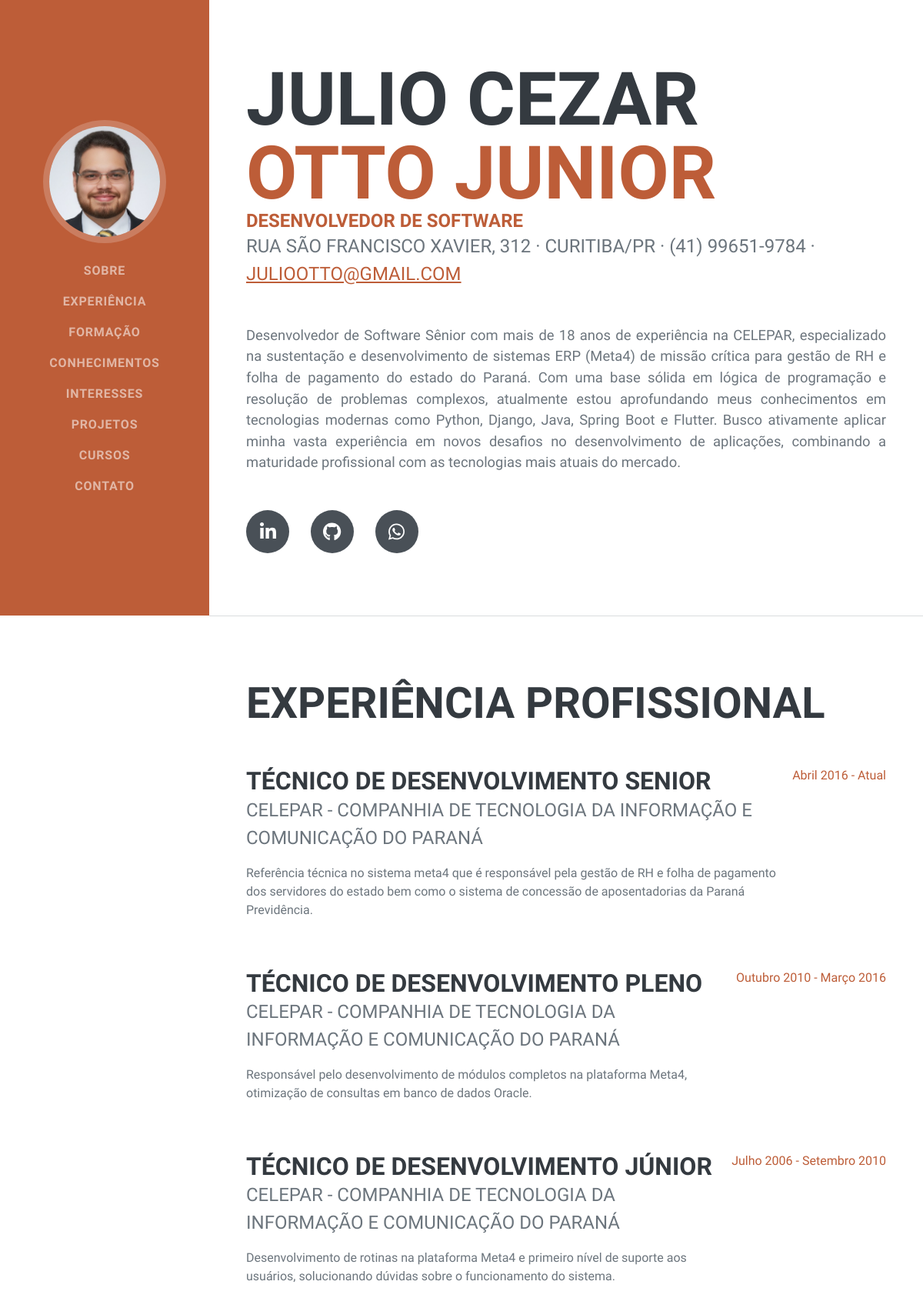
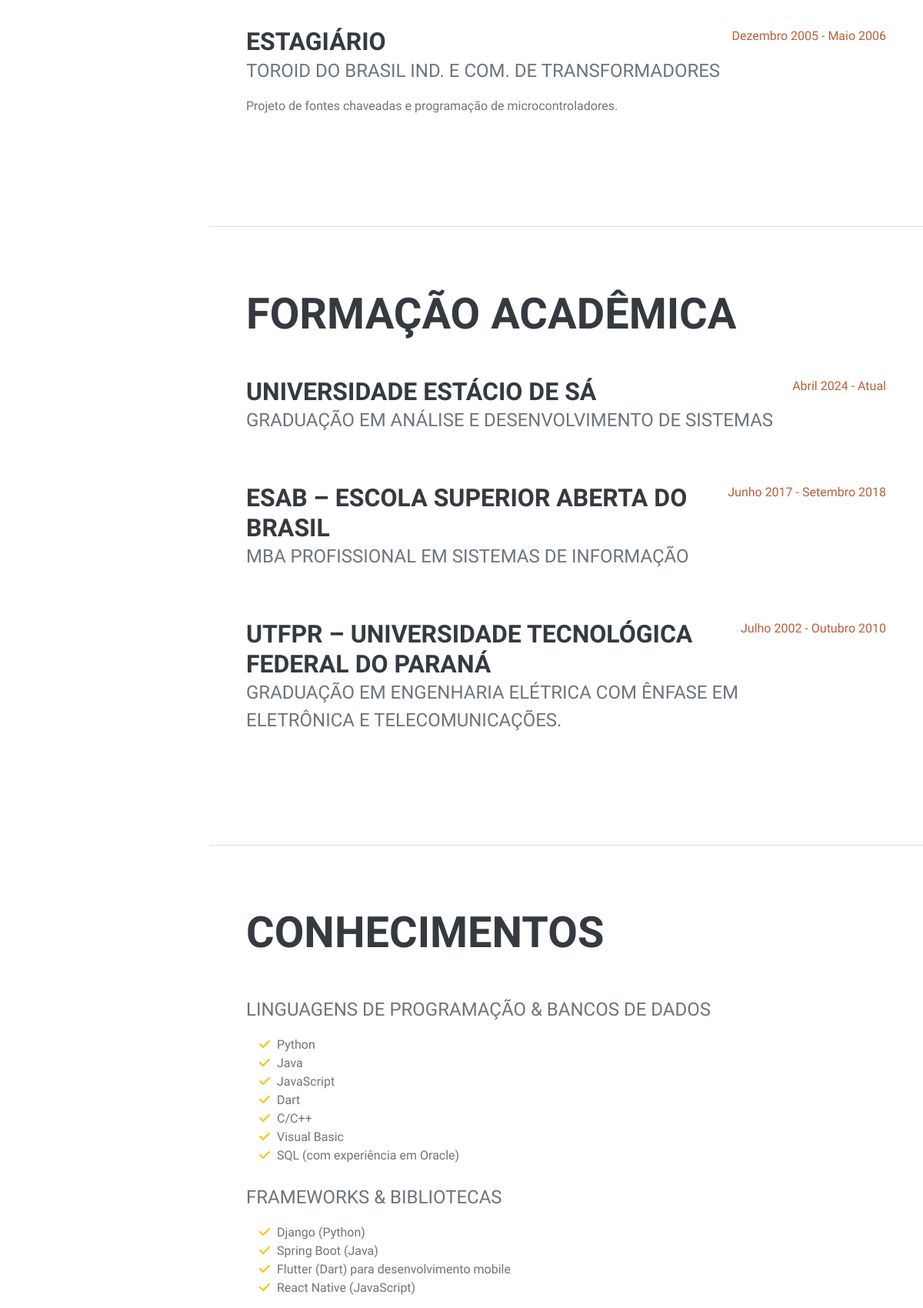
The page / (upper part) on the database its author committed (2 pictures, top to bottom).
### curriculo/models.py (models this page shows, shortened)
class ExperienciaProficional(models.Model):
    empresa = models.CharField(max_length=100,null=False,blank=False)
    cargo = models.CharField(max_length=100,null=False,blank=False)
    descricao = models.TextField(null=False, blank=False)
    inicio = models.DateField(blank=False)
    fim = models.DateField(blank=True,null=True)

class Escolaridade(models.Model):
    instituicao_ensino = models.CharField(max_length=100,null=False,blank=False)
    curso = models.CharField(max_length=100,null=False,blank=False)
    inicio = models.DateField(blank=False)
    fim = models.DateField(blank=True,null=True)

### curriculo/views.py (the view)
# urls.py: path('',index,name='index'),
def index(request):
    if request.method == 'POST':
        form = ContatoForm(request.POST)
        if form.is_valid():
            form.save()
            try:
                nome = form.cleaned_data['nome']
                email_remetente = form.cleaned_data['email']
                telefone = form.cleaned_data['telefone']
                mensagem = form.cleaned_data['mensagem']
                subject = f'Nova mensagem de {nome}'
                message_body = f"""
                Você recebeu uma nova mensagem de contato através do seu site.

                Nome: {nome}
                Email: {email_remetente}
                Telefone: {telefone}

                Mensagem:
                {mensagem}
                """
                from_email = settings.EMAIL_HOST_USER
                recipient_list = [settings.EMAIL_DESTINATION,]
                print("--- TENTANDO ENVIAR E-MAIL ---")
                print(f"Assunto: {subject}")
                print(f"De: {from_email}")
                print(f"Para: {recipient_list}")
                send_mail(subject, message_body, from_email, recipient_list)
                print("--- FUNÇÃO SEND_MAIL EXECUTADA SEM ERRO ---")
                messages.success(request, 'Mensagem enviada com sucesso!')
            except Exception as e:
                messages.error(request, 'Ocorreu um erro ao enviar a mensagem. Tente novamente mais tarde.')
                print(e) # Para depuração no console
            return redirect(reverse('index') + '#contato')
    else:
        form = ContatoForm()
    context = {
        'cursos': Cursos.objects.all().order_by('-fim'),
        'experiencia': ExperienciaProficional.objects.all().order_by('-inicio'),
        'escolaridade': Escolaridade.objects.all().order_by('-inicio'),
        'interesses': Interesses.objects.all().order_by('-id'),
        'form': form, # Passa o form vazio (no GET) ou o form com erros (no POST inválido)
    }
    return render(request, 'index.html', context)

### templates/index.html (shortened to what this page needs)
{% load static %}
<!DOCTYPE html>
<html lang="pt-br">
    <head>
        <link href="{% static 'css/styles.css' %}" rel="stylesheet" />
    </head>
    <body id="page-top">
    {% include '_menu.html' %}
        <div class="container-fluid p-0">
            {% include '_sobre.html' %}
            {% include '_experiencia.html' %}
            {% include '_escolaridade.html' %}
            {% include '_conhecimentos.html' %}
        </div>
    </body>
</html>

### templates/_experiencia.html
<hr class="m-0" />
            <section class="resume-section" id="experience">
                <div class="resume-section-content">
                    <h2 class="mb-5">Experiência Profissional</h2>
                    {% if experiencia %}
                    {% for exp in experiencia %}
                        <div class="d-flex flex-column flex-md-row justify-content-between mb-5">
                            <div class="flex-grow-1">
                                <h3 class="mb-0">{{exp.cargo}}</h3>
                                <div class="subheading mb-3">{{exp.empresa}}</div>
                                <p>{{exp.descricao}}</p>
                            </div>
                            <div class="flex-shrink-0"><span class="text-primary">{{exp.inicio|date:"F Y"}} -
                                {% if exp.fim %}
                                    {{exp.fim|date:"F Y"}}
                                {% else %}
                                Atual
                                {% endif %}
                                </span></div>
                        </div>
                    {% endfor %}
                    {% endif %}
                </div>
            </section>

### templates/_escolaridade.html
<hr class="m-0" />
<section class="resume-section" id="education">
    <div class="resume-section-content">
        <h2 class="mb-5">Formação Acadêmica</h2>
        {% if escolaridade %}
        {% for formacao in escolaridade %}
        <div class="d-flex flex-column flex-md-row justify-content-between mb-5">
            <div class="flex-grow-1">
                <h3 class="mb-0">{{formacao.instituicao_ensino}}</h3>
                <div class="subheading mb-3">{{formacao.curso}}</div>
            </div>
            <div class="flex-shrink-0">
                <span class="text-primary">{{formacao.inicio|date:"F Y"}} -
                    {% if formacao.fim %}
                        {{formacao.fim|date:"F Y"}}
                    {% else %}
                        Atual
                    {% endif %}
                </span>
            </div>
        </div>
        {% endfor %}
        {% endif %}
    </div>
</section>

### rows shown on the page
ExperienciaProficional: cargo "TÉCNICO DE DESENVOLVIMENTO SENIOR", empresa "CELEPAR - COMPANHIA DE TECNOLOGIA DA INFORMAÇÃO E COMUNICAÇÃO DO PARANÁ", descricao "Referência técnica no sistema meta4 que é responsável pela gestão de RH e folha de pagamento dos servidores do estado bem como o sistema de concessão de aposentadorias da Paraná Previdência.", inicio "Abril 2016", shows "Atual"
ExperienciaProficional: cargo "TÉCNICO DE DESENVOLVIMENTO PLENO", empresa "CELEPAR - COMPANHIA DE TECNOLOGIA DA INFORMAÇÃO E COMUNICAÇÃO DO PARANÁ", descricao "Responsável pelo desenvolvimento de módulos completos na plataforma Meta4, otimização de consultas em banco de dados Oracle.", inicio "Outubro 2010", fim "Março 2016"
ExperienciaProficional: cargo "TÉCNICO DE DESENVOLVIMENTO JÚNIOR", empresa "CELEPAR - COMPANHIA DE TECNOLOGIA DA INFORMAÇÃO E COMUNICAÇÃO DO PARANÁ", descricao "Desenvolvimento de rotinas na plataforma Meta4 e primeiro nível de suporte aos usuários, solucionando dúvidas sobre o funcionamento do sistema.", inicio "Julho 2006", fim "Setembro 2010"
ExperienciaProficional: cargo "ESTAGIÁRIO", empresa "TOROID DO BRASIL IND. E COM. DE TRANSFORMADORES", descricao "Projeto de fontes chaveadas e programação de microcontroladores.", inicio "Dezembro 2005", fim "Maio 2006"
Escolaridade: instituicao_ensino "UNIVERSIDADE ESTÁCIO DE SÁ", curso "GRADUAÇÃO EM ANÁLISE E DESENVOLVIMENTO DE SISTEMAS", inicio "Abril 2024", shows "Atual"
Escolaridade: instituicao_ensino "ESAB – ESCOLA SUPERIOR ABERTA DO BRASIL", curso "MBA PROFISSIONAL EM SISTEMAS DE INFORMAÇÃO", inicio "Junho 2017", fim "Setembro 2018"
Escolaridade: instituicao_ensino "UTFPR – UNIVERSIDADE TECNOLÓGICA FEDERAL DO PARANÁ", curso "GRADUAÇÃO EM ENGENHARIA ELÉTRICA COM ÊNFASE EM ELETRÔNICA E TELECOMUNICAÇÕES.", inicio "Julho 2002", fim "Outubro 2010"
